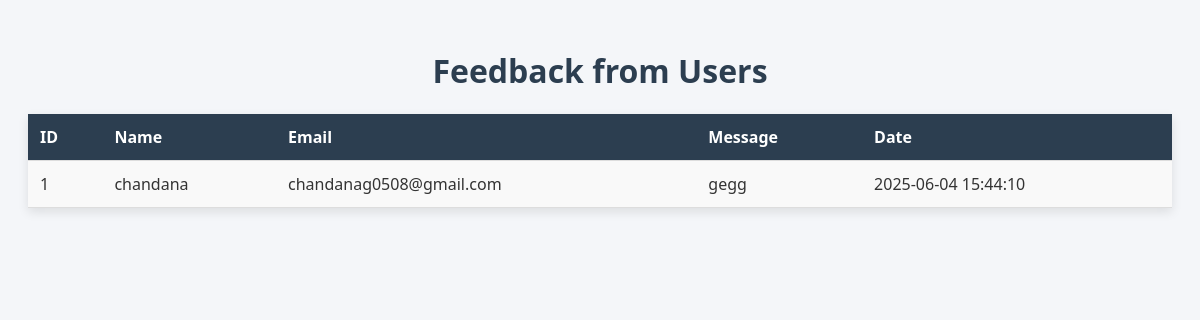
Screenshot of /admin/view_feedback.php (signed in) with the database file from the repository.
### tables this page shows
CREATE TABLE `feedback` (
  `id` int(11) NOT NULL,
  `user_name` varchar(255) NOT NULL,
  `user_email` varchar(255) NOT NULL,
  `message` text NOT NULL,
  `created_at` timestamp NOT NULL DEFAULT current_timestamp()
);

### admin/view_feedback.php (the view, shortened to what this page needs)
<?php
include('../includes/db.php');
$result = $conn->query("SELECT * FROM feedback ORDER BY created_at DESC");
?>
<!DOCTYPE html>
<html lang="en">
<head>
</head>
<body>
    <h1>Feedback from Users</h1>
    <table>
        <tr>
            <th>ID</th>
            <th>Name</th>
            <th>Email</th>
            <th>Message</th>
            <th>Date</th>
        </tr>
        <?php while ($row = $result->fetch_assoc()): ?>
            <tr>
                <td><?= $row['id'] ?></td>
                <td><?= htmlspecialchars($row['user_name']) ?></td>
                <td><?= htmlspecialchars($row['user_email']) ?></td>
                <td><?= htmlspecialchars($row['message']) ?></td>
                <td><?= $row['created_at'] ?></td>
            </tr>
        <?php endwhile; ?>
    </table>
</body>
</html>

### admin/view_feedback.php (style rules this page uses)
body { font-family: 'Segoe UI', Tahoma, Geneva, Verdana, sans-serif; background-color: #f4f6f9; color: #333; padding: 20px; }
h1 { text-align: center; color: #2c3e50; }
table { width: 100%; border-collapse: collapse; margin: 20px 0; background-color: #ffffff; box-shadow: 0 4px 10px rgba(0, 0, 0, 0.1); }
th, td { padding: 12px; text-align: left; border-bottom: 1px solid #ddd; }
th { background-color: #2c3e50; color: white; }
tr:nth-child(even) { background-color: #f9f9f9; }

### rows the page displays
feedback: id "1", user_name "chandana", user_email "chandanag0508@gmail.com", message "gegg", created_at "2025-06-04 15:44:10"
